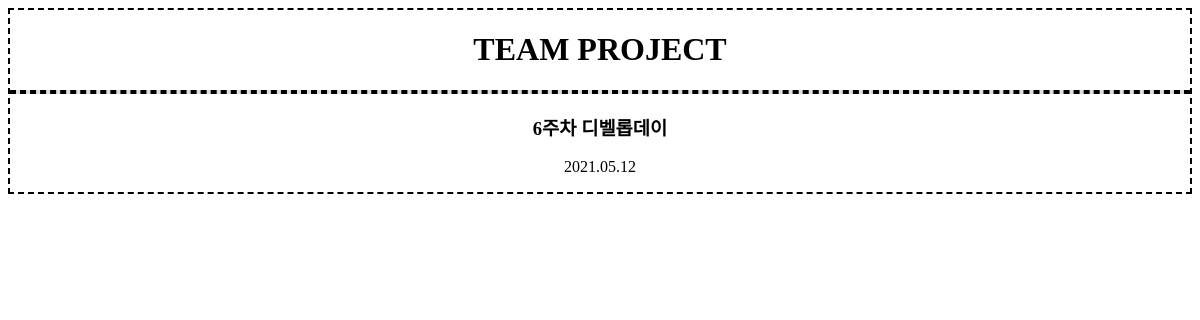
Before: / with the older database file.
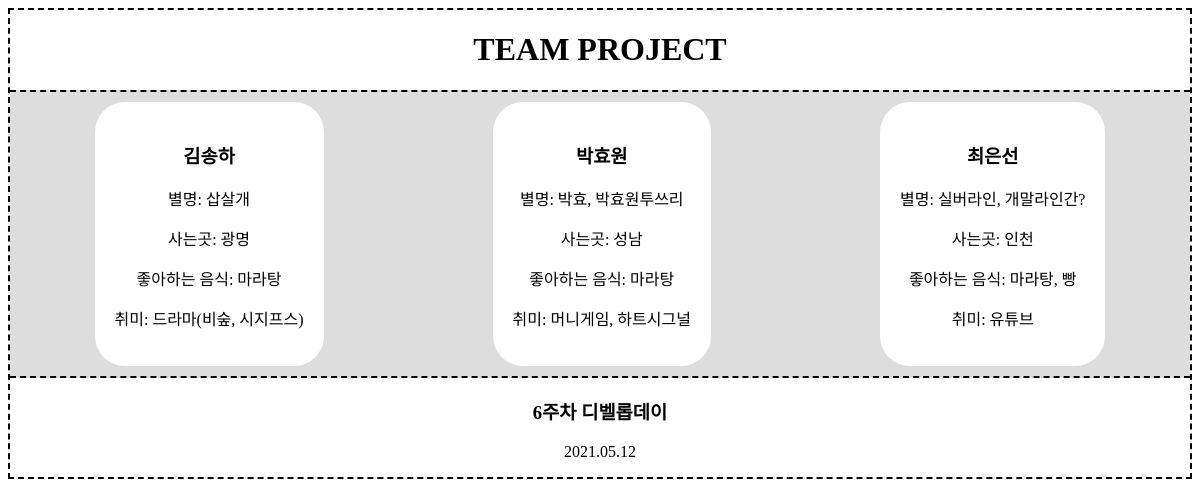
After: the same page with the newer database file.
### djangoapp/models.py (models this page shows)
class Team(models.Model):
    name = models.CharField(max_length=30)
    adress = models.CharField(max_length=30)
    nickname = models.CharField(max_length=30)
    fav_food = models.CharField(max_length=30)
    hobby = models.CharField(max_length=30)

### djangoapp/views.py (the view)
# urls.py: 2. Add a URL to urlpatterns:  path('', views.home, name='home')
def home(request):
    team = Team.objects.all() #Blog 테이블에 있는 오브젝트 모두를 불러오기.
    return render(request, 'home.html', {'team':team}) #home.html 과 함께 blogs를 보내준다.

### djangoapp/templates/home.html (shortened to what this page needs)
{% load static %}
<!DOCTYPE html>
<html lang="ko">
<head>
</head>
<body>
    <div class = "top">
        <h1>TEAM PROJECT</h1>
    </div>
    <div class = "container">
    {% for team in team %}
        <div class = "item">
            <h3>{{team.name}}</h3>
	        <p>별명: {{team.nickname}}</p>
	        <p>사는곳: {{team.adress}}</p>
            <p>좋아하는 음식: {{team.fav_food}}</p>
            <p>취미: {{team.hobby}}</p>
        </div>
    {% endfor %}
    </div>
    <div class="bottom">
        <h3>6주차 디벨롭데이</h3>
        <p>2021.05.12</p>
    </div>
</body>
</html>

### djangoapp/templates/home.html (style rules this page uses)
body { text-align: center; border:2px dashed black; }
.container { background-color: rgb(221, 221, 221); border-top:2px dashed black; border-bottom:2px dashed black; display: flex; flex-wrap: wrap; justify-content: space-around; }
.item { background-color: rgb(255, 255, 255); padding: 20px; margin: 10px; border-radius: 30px; }

Changed rows visible on the page:
added Team: name "김송하", nickname "삽살개", adress "광명", fav_food "마라탕", hobby "드라마(비숲, 시지프스)"
added Team: name "박효원", nickname "박효, 박효원투쓰리", adress "성남", fav_food "마라탕", hobby "머니게임, 하트시그널"
added Team: name "최은선", nickname "실버라인, 개말라인간?", adress "인천", fav_food "마라탕, 빵", hobby "유튜브"
